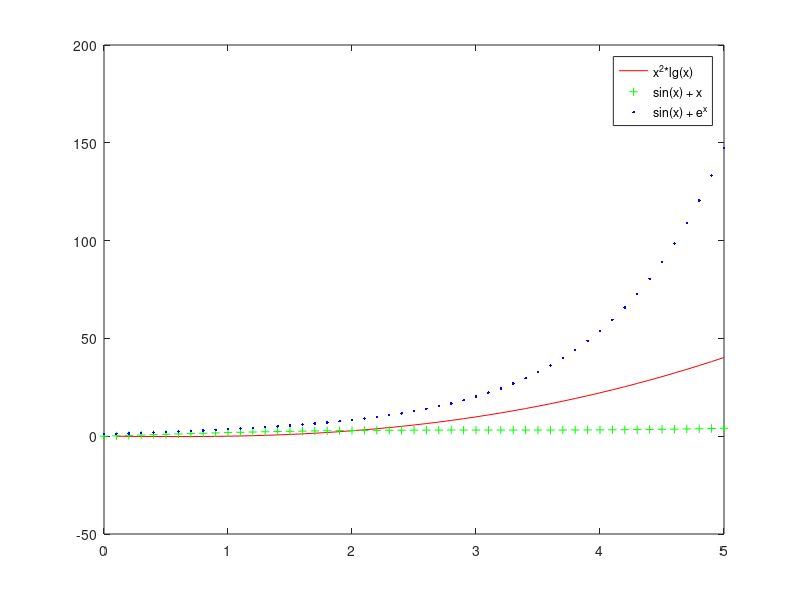
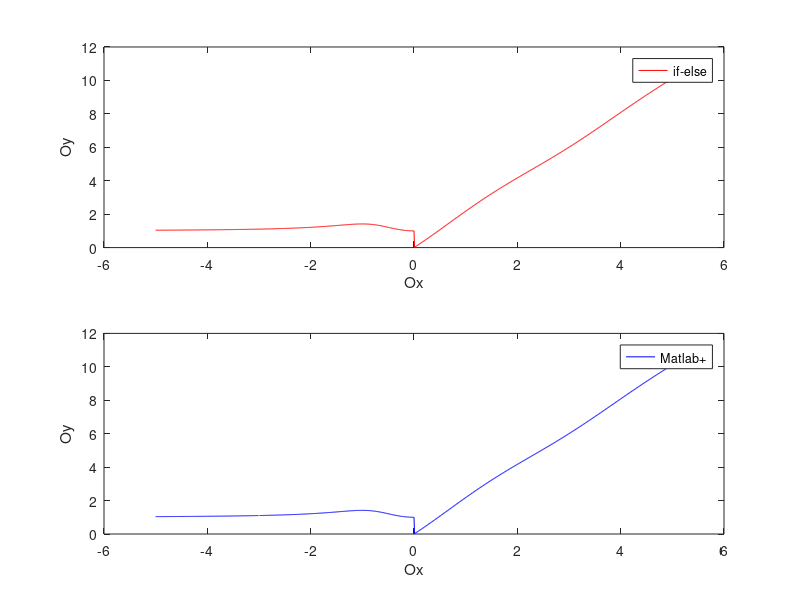

The MATLAB script that drew these images, in order:
   x = 0:0.1:5;
   f1 = power(x, 2).*log(x);
   f2 = sin(x)+ x;
   f3 = sin(x)+ exp(x);
   plot(x, f1, '-r', x, f2, '+g', x, f3, '.b')
   legend('x^2*lg(x)', 'sin(x) + x', 'sin(x) + e^x')
   
  figure();  
   
   x = -5:0.01:5;
for i=1:length(x)
    if x(i) <= 0
        y(i) = (1+x(i)^2) / sqrt(1+x(i)^4);
    else
        y(i) = 2*x(i) + sin(x(i))^2/(3+x(i));
    end
end
subplot(2, 1, 1)
    plot(x, y, 'r')
    legend('if-else')
    xlabel('Ox')
    ylabel('Oy')
x1 =  -5:0.01:5;
y1 = ( (1+x.^2) ./ sqrt(1+x.^4) ).*(x1 <= 0);
y2 = ( 2*x + sin(x).^2 ./ (3+x) ).*(x1 > 0);
subplot(2, 1, 2)
    plot(x1, y1+y2,'b')
    legend('Matlab+')
     xlabel('Ox')
    ylabel('Oy')
        